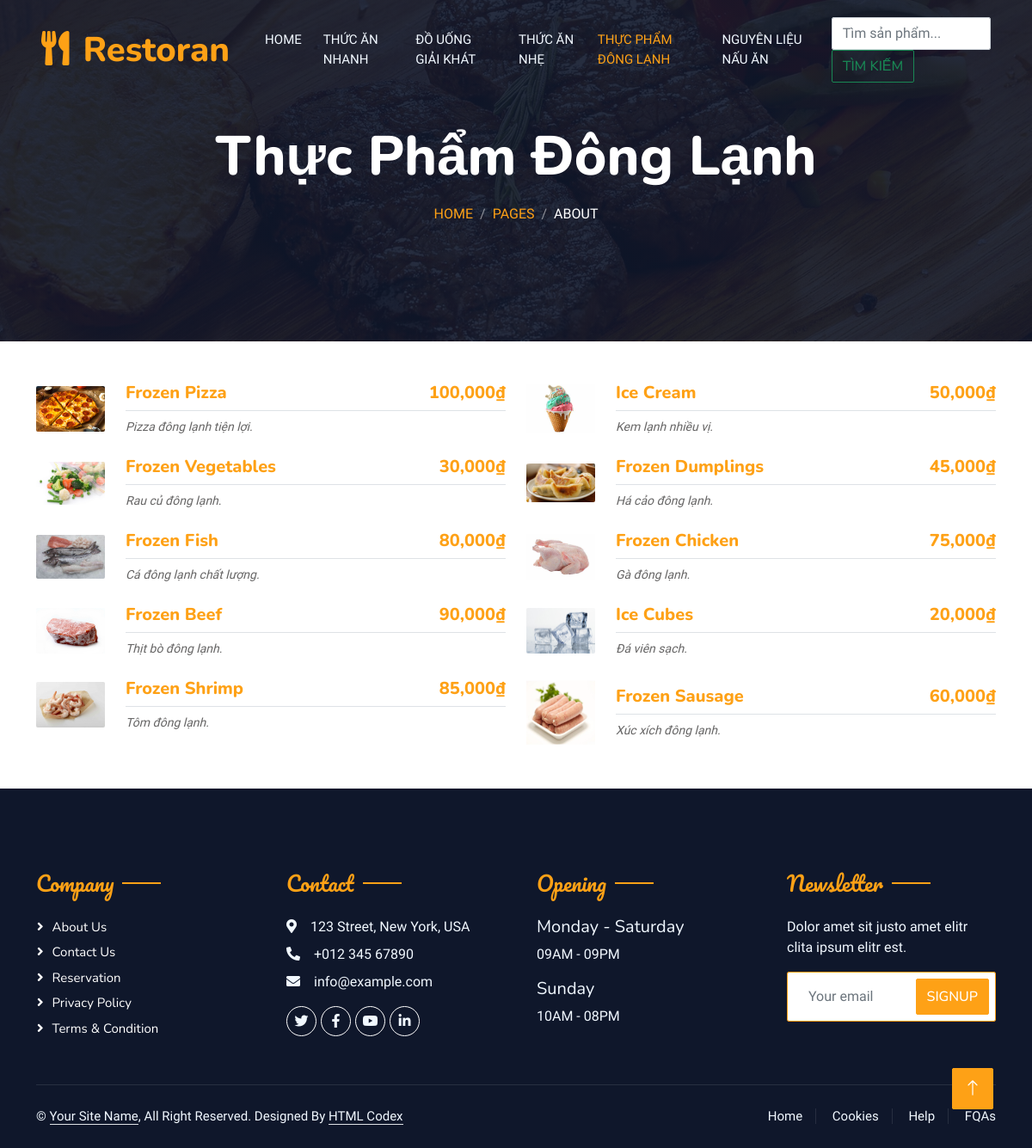
Page /ThucPhamDongLanh.php on the committed database.
### tables this page shows
CREATE TABLE `product_types` (
  `type_id` int(11) NOT NULL,
  `type_name` varchar(100) NOT NULL
);

CREATE TABLE `products` (
  `id` int(11) NOT NULL,
  `name` varchar(100) NOT NULL,
  `manu_id` int(11) NOT NULL,
  `type_id` int(11) NOT NULL,
  `price` int(11) DEFAULT NULL,
  `pro_image` varchar(150) NOT NULL,
  `description` text DEFAULT NULL,
  `feature` tinyint(1) DEFAULT NULL,
  `created_at` timestamp NOT NULL DEFAULT current_timestamp()
);

### models/productypes.php (called while the page is built, shortened)
<?php
class ProductType
{
    public function getAllProductType()
    {
        $sql = "SELECT * FROM product_types";
        $result = Db::$connection->query($sql);
        if ($result) {
            return $result->fetch_all(MYSQLI_ASSOC);
        } else {
            die("Error: " . Db::$connection->error);
        }
    }
}

### models/items.php (called while the page is built, shortened)
<?php
class Product extends Db {
    public function getAllProducts() {
        $sql = self::$connection->prepare("SELECT * FROM `products`");
        $sql->execute();
        $products = $sql->get_result()->fetch_all(MYSQLI_ASSOC);
        return $products;
    }
    public function getProductsTypeId4() {
        $sql = self::$connection->prepare("SELECT * FROM `products` WHERE `type_id` = 4");
        $sql->execute();
        $products = $sql->get_result()->fetch_all(MYSQLI_ASSOC);
        return $products;
    }
}
?>

### ThucPhamDongLanh.php (the view, shortened to what this page needs)
<?php
require "models/db.php";
require "models/items.php";
require "models/productypes.php";
$product = new Product();
$protype = new ProductType();
$getAllproduct = $product->getAllProducts();
$getAllprotypes = $protype->getAllProductType();
$getProductsTypeId4 = $product->getProductsTypeId4();
?>
<!DOCTYPE html>
<html lang="en">
<head>
    <link href="https://cdnjs.cloudflare.com/ajax/libs/font-awesome/5.10.0/css/all.min.css" rel="stylesheet">
    <link href="https://cdn.jsdelivr.net/npm/bootstrap-icons@1.4.1/font/bootstrap-icons.css" rel="stylesheet">
    <link href="lib/animate/animate.min.css" rel="stylesheet">
    <link href="lib/owlcarousel/assets/owl.carousel.min.css" rel="stylesheet">
    <link href="lib/tempusdominus/css/tempusdominus-bootstrap-4.min.css" rel="stylesheet" />
    <link href="css/bootstrap.min.css" rel="stylesheet">
    <link href="css/style.css" rel="stylesheet">
</head>
<body>
    <div class="container-xxl bg-white p-0">
        <div class="container-xxl position-relative p-0">
            <nav class="navbar navbar-expand-lg navbar-dark bg-dark px-4 px-lg-5 py-3 py-lg-0">
                <a href="" class="navbar-brand p-0">
                    <h1 class="text-primary m-0"><i class="fa fa-utensils me-3"></i>Restoran</h1>
                </a>
                <div class="collapse navbar-collapse" id="navbarCollapse">
                    <div class="navbar-nav ms-auto py-0 pe-4">
                        <a href="index.php" class="nav-item nav-link">Home</a>
                        <?php
                        if (isset($getAllprotypes) && is_array($getAllprotypes) && !empty($getAllprotypes)):
                            foreach ($getAllprotypes as $key => $value):
                                if ($value['type_id'] == 1):
                        ?>
                                    <a href="ThucAnNhanh.php?type_id=<?php echo urlencode($value['type_id']); ?>"
                                        class="nav-item nav-link">
                                        <?php echo htmlspecialchars($value['type_name']); ?>
                                    </a>
                                <?php
                                elseif ($value['type_id'] == 2):
                                ?>
                                    <a href="DoUongGiaiKhat.php?type_id=<?php echo urlencode($value['type_id']); ?>"
                                        class="nav-item nav-link">
                                        <?php echo htmlspecialchars($value['type_name']); ?>
                                    </a>
                                <?php
                                elseif ($value['type_id'] == 3):
                                ?>
                                    <a href="ThucAnNhe.php?type_id=<?php echo urlencode($value['type_id']); ?>"
                                        class="nav-item nav-link">
                                        <?php echo htmlspecialchars($value['type_name']); ?>
                                    </a>
                                <?php
                                elseif ($value['type_id'] == 4):
                                ?>
                                    <a href="ThucPhamDongLanh.php?type_id=<?php echo urlencode($value['type_id']); ?>"
                                        class="nav-item nav-link active">
                                        <?php echo htmlspecialchars($value['type_name']); ?>
                                    </a>
                                <?php
                                elseif ($value['type_id'] == 5):
                                ?>
                                    <a href="NguyenLieuNauAn.php?type_id=<?php echo urlencode($value['type_id']); ?>"
                                        class="nav-item nav-link">
                                        <?php echo htmlspecialchars($value['type_name']); ?>
                                    </a>
                            <?php
                                endif;
                            endforeach;
                        else: ?>
                            <p class="nav-item nav-link">Không có loại sản phẩm nào.</p>
                        <?php endif; ?>
                    </div>
                    <form action="search.php" method="GET" class="form-inline my-2 my-lg-0">
                        <input class="form-control mr-sm-2" type="search" name="query" placeholder="Tìm sản phẩm..."
                            aria-label="Search">
                        <button class="btn btn-outline-success my-2 my-sm-0" type="submit">Tìm kiếm</button>
                    </form>
                </div>
            </nav>
            <div class="container-xxl py-5 bg-dark hero-header mb-5">
                <div class="container text-center my-5 pt-5 pb-4">
                    <h1 class="display-3 text-white mb-3 animated slideInDown">Thực Phẩm Đông Lạnh</h1>
                    <nav aria-label="breadcrumb">
                        <ol class="breadcrumb justify-content-center text-uppercase">
                            <li class="breadcrumb-item"><a href="#">Home</a></li>
                            <li class="breadcrumb-item"><a href="#">Pages</a></li>
                            <li class="breadcrumb-item text-white active" aria-current="page">About</li>
                        </ol>
                    </nav>
                </div>
            </div>
        </div>
        <div class="tab-content container">
            <div id="tab-1" class="tab-pane fade show p-0 active">
                <div class="row g-4">
                    <?php foreach ($getProductsTypeId4 as $key => $value): ?>
                        <div class="col-lg-6">
                                <div class="d-flex align-items-center">
                                    <img class="flex-shrink-0 img-fluid rounded"
                                        src="img/<?php echo $value['pro_image']; ?>"
                                        alt="<?php echo htmlspecialchars($value['name']); ?>"
                                        style="width: 80px;">
                                    <div class="w-100 d-flex flex-column text-start ps-4">
                                        <h5 class="d-flex justify-content-between border-bottom pb-2">
                                            <a href="product_detail.php?id=<?php echo $value['id']; ?>">
                                                <span><?php echo htmlspecialchars($value['name']); ?></span>
                                            </a>
                                            <span class="text-primary"><?php echo number_format($value['price']); ?>₫</span>
                                        </h5>
                                        <small class="fst-italic"><?php echo htmlspecialchars($value['description']); ?></small>
                                    </div>
                                </div>
                            </div>
                    <?php endforeach ?>
                </div>
            </div>
        </div>
        <?php include "footer.php" ?>
        <a href="#" class="btn btn-lg btn-primary btn-lg-square back-to-top"><i class="bi bi-arrow-up"></i></a>
</body>
</html>

### css/style.css (style rules this page uses)
:root { --primary: #FEA116; --light: #F1F8FF; --dark: #0F172B; }
.back-to-top { position: fixed; display: none; right: 45px; bottom: 45px; z-index: 99; }
.btn { font-family: 'Nunito', sans-serif; font-weight: 500; text-transform: uppercase; transition: .5s; }
.btn.btn-primary, .btn.btn-secondary { color: #FFFFFF; }
.btn-lg-square { width: 48px; height: 48px; }
.btn-square, .btn-sm-square, .btn-lg-square { padding: 0; display: flex; align-items: center; justify-content: center; font-weight: normal; border-radius: 2px; }
.navbar-dark .navbar-nav .nav-link { position: relative; margin-left: 25px; padding: 35px 0; font-size: 15px; color: var(--light) !important; text-transform: uppercase; font-weight: 500; outline: none; transition: .5s; }
.navbar-dark .navbar-nav .nav-link:hover, .navbar-dark .navbar-nav .nav-link.active { color: var(--primary) !important; }
@media (min-width: 992px) { .navbar-dark { position: absolute; width: 100%; top: 0; left: 0; z-index: 999; background: transparent !important; } }
.hero-header { background: linear-gradient(rgba(15, 23, 43, .9), rgba(15, 23, 43, .9)), url(../img/bg-hero.jpg); background-position: center center; background-repeat: no-repeat; background-size: cover; }
.breadcrumb-item + .breadcrumb-item::before { color: rgba(255, 255, 255, .5); }

### rows in the picture
product_types: type_name "THỨC ĂN NHANH"
product_types: type_name "ĐỒ UỐNG GIẢI KHÁT"
product_types: type_name "THỨC ĂN NHẸ"
product_types: type_name "THỰC PHẨM ĐÔNG LẠNH"
product_types: type_name "NGUYÊN LIỆU NẤU ĂN"
products: pro_image (picture), name "Frozen Pizza", price "100,000", description "Pizza đông lạnh tiện lợi."
products: pro_image (picture), name "Ice Cream", price "50,000", description "Kem lạnh nhiều vị."
products: pro_image (picture), name "Frozen Vegetables", price "30,000", description "Rau củ đông lạnh."
products: pro_image (picture), name "Frozen Dumplings", price "45,000", description "Há cảo đông lạnh."
products: pro_image (picture), name "Frozen Fish", price "80,000", description "Cá đông lạnh chất lượng."
products: pro_image (picture), name "Frozen Chicken", price "75,000", description "Gà đông lạnh."
products: pro_image (picture), name "Frozen Beef", price "90,000", description "Thịt bò đông lạnh."
products: pro_image (picture), name "Ice Cubes", price "20,000", description "Đá viên sạch."
products: pro_image (picture), name "Frozen Shrimp", price "85,000", description "Tôm đông lạnh."
products: pro_image (picture), name "Frozen Sausage", price "60,000", description "Xúc xích đông lạnh."
